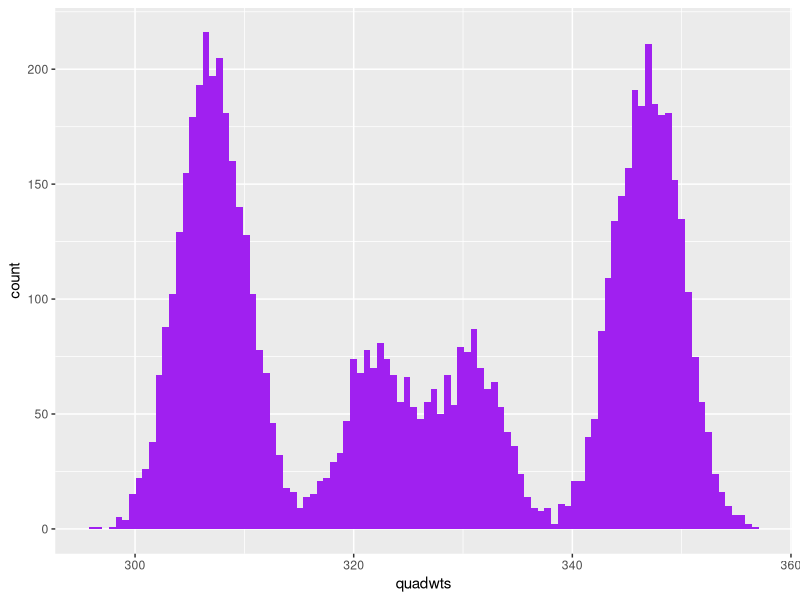

Here is the R script that generated this plot:
## ---- chunk 1
library(ggplot2)
library(tidyverse)
## ---- chunk 2
masses = c( A =  331, C =  307, G =  347, T =  322 )

probs  = c( A = 0.12, C = 0.38, G = 0.36, T = 0.14 )

n  = 7000 # 7000 nucleotides
sd = 3
nuclt   = sample( length(probs), n, replace = TRUE, prob = probs)

quadwts = rnorm( length(nuclt),
                mean = masses[nuclt],
                sd   = sd )

ggplot(tibble(quadwts = quadwts), aes(x = quadwts)) +
  geom_histogram(bins = 100, fill = "purple")
